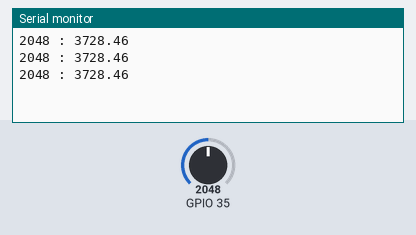
Simulated run of this sketch. Board: ESP32. Parts: the last lines printed to the serial monitor. The test bench sets the inputs (shaded band); at power-on: GPIO 35 = 2048 (analog values on the 0–4095 scale).

Above: at 1.3 s.
1.4 s: GPIO 35 set to 2866
At 1.9 s:
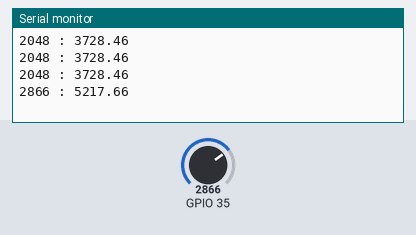
2.9 s: GPIO 35 set to 3603
At 3.4 s:
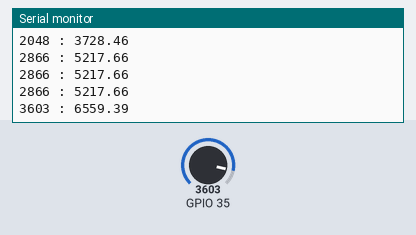
Timing chart, 0 to 5.9 s (numbered marks = the images above; inputs shaded):
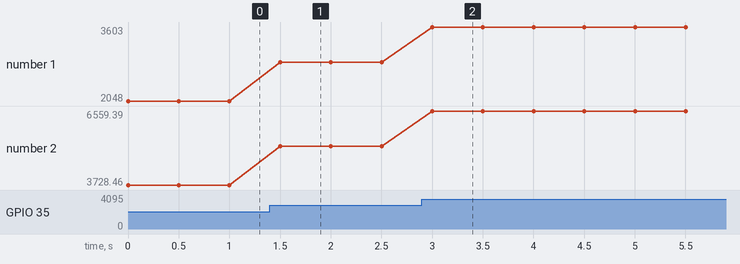

The sketch:

battery_volts.ino
```cpp
/**
 * Read the battery voltage.
 */

void setup() {
  Serial.begin(115200);
  Serial.println();

  analogReadResolution(12); //12 bits
}

void loop() {
  // Voltage divider halves the input.
  int val = analogRead(35);
  Serial.print(val);
  Serial.print(" : ");
  //float mv = (3.287 / 4095.0) * val * 2;
  //float mv = 0.805860806 * val * 2;

  // Calibration:
  // 2123 * 2 = 3865 mV
  // 3865 / 4246 = 0.910268488

  float mv = 0.910268488 * val * 2;
  Serial.println(mv);
  delay(500);
}
```

Measured:
- after the input at 1.4 s, the serial monitor: prints a new line after 0.10 s (image 1)
- after the input at 2.9 s, the serial monitor: prints a new line after 0.10 s (image 2)
- plotted number 1: 2048 → 2866 after the input at 1.4 s, 2866 → 3603 after the input at 2.9 s
- plotted number 2: 3728.46 → 5217.66 after the input at 1.4 s, 5217.66 → 6559.39 after the input at 2.9 s
